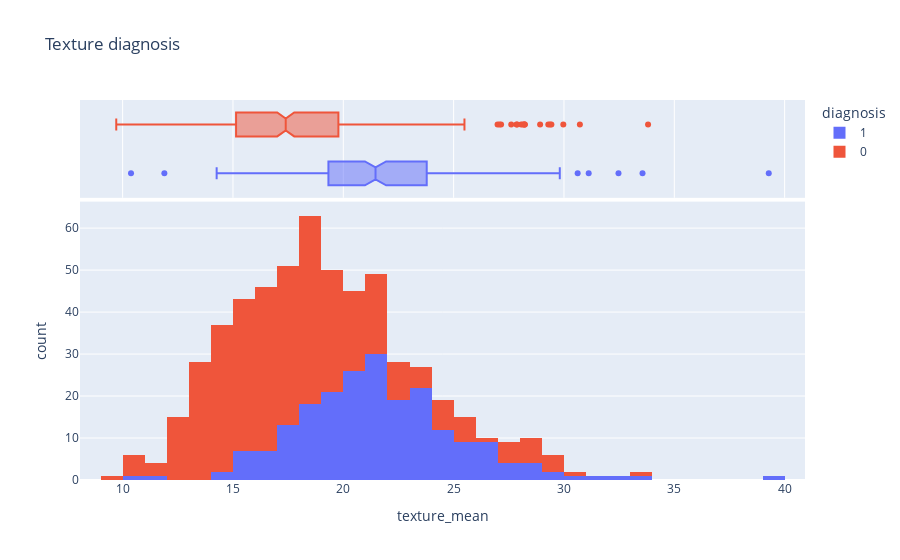

The notebook cell this image was saved under:
### Code cell
px.histogram(df, x="texture_mean", marginal= "box", color ="diagnosis", title= "Texture diagnosis")

### Figure 1 — Plotly figure (JSON) as saved in the notebook; plotly's stock layout.template omitted (floating-point values rounded to 4 significant figures; data arrays with more than 128 entries replaced by an {"elided": "..."} marker saying what was removed)
{"data": [{"alignmentgroup": "True", "bingroup": "x", "hovertemplate": "diagnosis=1<br>texture_mean=%{x}<br>count=%{y}<extra></extra>", "legendgroup": "1", "marker": {"color": "#636efa", "pattern": {"shape": ""}}, "name": "1", "offsetgroup": "1", "orientation": "v", "showlegend": true, "type": "histogram", "x": {"elided": "212 float values"}, "xaxis": "x", "yaxis": "y"}, {"alignmentgroup": "True", "hovertemplate": "diagnosis=1<br>texture_mean=%{x}<extra></extra>", "legendgroup": "1", "marker": {"color": "#636efa"}, "name": "1", "notched": true, "offsetgroup": "1", "showlegend": false, "type": "box", "x": {"elided": "212 float values"}, "xaxis": "x2", "yaxis": "y2"}, {"alignmentgroup": "True", "bingroup": "x", "hovertemplate": "diagnosis=0<br>texture_mean=%{x}<br>count=%{y}<extra></extra>", "legendgroup": "0", "marker": {"color": "#EF553B", "pattern": {"shape": ""}}, "name": "0", "offsetgroup": "0", "orientation": "v", "showlegend": true, "type": "histogram", "x": {"elided": "357 float values"}, "xaxis": "x", "yaxis": "y"}, {"alignmentgroup": "True", "hovertemplate": "diagnosis=0<br>texture_mean=%{x}<extra></extra>", "legendgroup": "0", "marker": {"color": "#EF553B"}, "name": "0", "notched": true, "offsetgroup": "0", "showlegend": false, "type": "box", "x": {"elided": "357 float values"}, "xaxis": "x2", "yaxis": "y2"}], "layout": {"barmode": "relative", "legend": {"title": {"text": "diagnosis"}, "tracegroupgap": 0}, "title": {"text": "Texture diagnosis"}, "xaxis": {"anchor": "y", "domain": [0, 1], "title": {"text": "texture_mean"}}, "xaxis2": {"anchor": "y2", "domain": [0, 1], "matches": "x", "showgrid": true, "showticklabels": false}, "yaxis": {"anchor": "x", "domain": [0, 0.7326], "title": {"text": "count"}}, "yaxis2": {"anchor": "x2", "domain": [0.7426, 1], "matches": "y2", "showgrid": false, "showline": false, "showticklabels": false, "ticks": ""}}}
